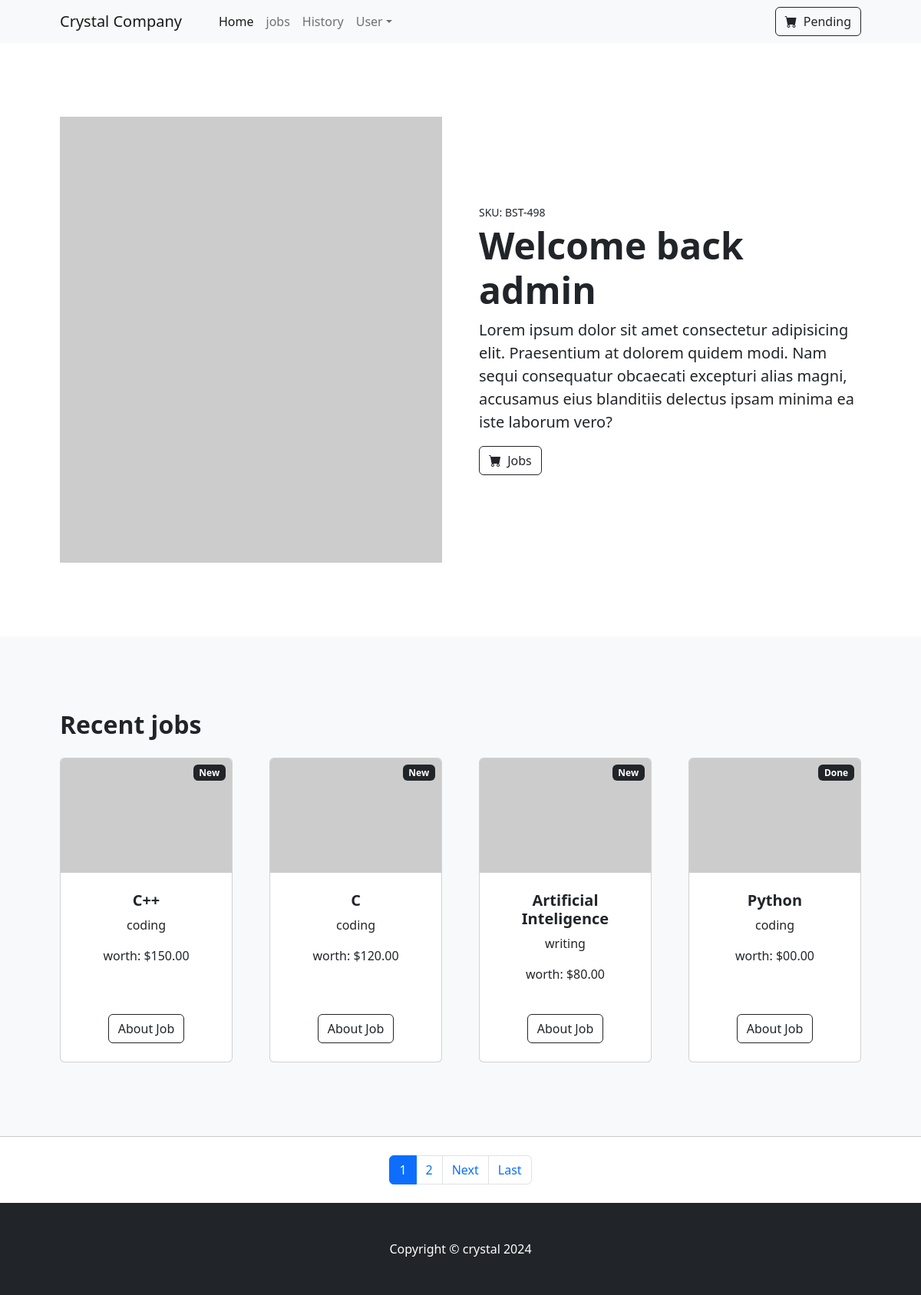
The app's page / (signed in) with its own data.
### users/models.py (models this page shows, shortened)
class Jobs(models.Model):
    name = models.CharField(max_length = 50)
    description = models.TextField()
    due = models.DateTimeField()
    worth = models.CharField(max_length = 50, default="$00.00")
    cartegory = models.CharField(max_length = 50, default = "coding")
    status = models.BooleanField(default = False)
    author = models.ForeignKey(User, on_delete = models.CASCADE)
    class Meta:
        ordering = [ 'status' ]

### index/views.py (the view)
# urls.py: path("", IndexView.home.as_view(), name = "home"),
class home(LoginRequiredMixin, ListView):
    model = Jobs
    template_name = 'index/home.html'
    context_object_name = "home_jobs"
    paginate_by = 4

### index/templates/index/home.html (shortened to what this page needs)
{% extends "index/base.html" %}
{% block body %}
    <section class="py-5">
        <div class="container px-4 px-lg-5 my-5">
            <div class="row gx-4 gx-lg-5 align-items-center">
                <div class="col-md-6"><img class="card-img-top mb-5 mb-md-0" src="https://dummyimage.com/600x700/dee2e6/6c757d.jpg" alt="..." /></div>
                <div class="col-md-6">
                    <div class="small mb-1">SKU: BST-498</div>
                    <h1 class="display-5 fw-bolder">Welcome back {{ request.user.username }}</h1>
                    <p class="lead">Lorem ipsum dolor sit amet consectetur adipisicing elit. Praesentium at dolorem quidem modi. Nam sequi consequatur obcaecati excepturi alias magni, accusamus eius blanditiis delectus ipsam minima ea iste laborum vero?</p>
                    <div class="d-flex">
                        <a href = "{% url "all_jobs" %}">
                            <button class="btn btn-outline-dark flex-shrink-0" type="button">
                                <i class="bi-cart-fill me-1"></i>
                                Jobs
                            </button>
                        </a>
                    </div>
                </div>
            </div>
        </div>
    </section>
<section class="py-5 bg-light">
    <div class="container px-4 px-lg-5 mt-5">
        <h2 class="fw-bolder mb-4">Recent jobs</h2>
        <div class="row gx-4 gx-lg-5 row-cols-2 row-cols-md-3 row-cols-xl-4 justify-content-center">
            {% for job in home_jobs %}
            <div class="col mb-5">
                <div class="card h-100">
                    {% if job.status %}
                        <div class="badge bg-dark text-white position-absolute" style="top: 0.5rem; right: 0.5rem">Done</div>
                    {% else %}
                        <div class="badge bg-dark text-white position-absolute" style="top: 0.5rem; right: 0.5rem">New</div>
                    {% endif %}
                    <img class="card-img-top" src="https://dummyimage.com/450x300/dee2e6/6c757d.jpg" alt="..." />
                    <div class="card-body p-4">
                        <div class="text-center">
                            <h5 class="fw-bolder">{{ job.name }}</h5>
                            <p>{{ job.cartegory }}</p>
                            <p>worth: {{ job.worth }}</p>
                        </div>
                    </div>
                    <div class="card-footer p-4 pt-0 border-top-0 bg-transparent">
                        <div class="text-center"><a class="btn btn-outline-dark mt-auto" href="{% url 'jobs_spec' job.pk%}">About Job</a></div>
                    </div>
                </div>
            </div>
            {% endfor %}
        </div>
    </div>
</section>
<nav aria-label="Pagination">
    <hr class="my-0" />
    <ul class="pagination justify-content-center my-4">
        {% for num in page_obj.paginator.page_range %}
          {% if page_obj.number == num %}
            <li class="page-item active"><span class="page-link">{{ num }}</span></li>
          {% else %}
            <li class="page-item"><a class="page-link" href="?page={{ num }}">{{ num }}</a></li>
          {% endif %}
        {% endfor %}
        {% if page_obj.has_next %}
          <li class="page-item"><a class="page-link" href="?page={{ page_obj.next_page_number }}">Next</a></li>
          <li class="page-item"><a class="page-link" href="?page={{ page_obj.paginator.num_pages }}">Last</a></li>
        {% endif %}
      </ul>
</nav>
{% endblock body %}

### index/templates/index/base.html (shortened to what this page needs)
{% load static %}
<!DOCTYPE html>
<html lang="en">
    <head>
        <link href="https://cdn.jsdelivr.net/npm/bootstrap-icons@1.5.0/font/bootstrap-icons.css" rel="stylesheet" />
        <link href="{% static "css/styles.css" %}" rel="stylesheet" />
    </head>
    <body>
        <nav class="navbar navbar-expand-lg navbar-light bg-light">
            <div class="container px-4 px-lg-5">
                <a class="navbar-brand" href="{% url "home" %}">Crystal Company</a>
                <div class="collapse navbar-collapse" id="navbarSupportedContent">
                    <ul class="navbar-nav me-auto mb-2 mb-lg-0 ms-lg-4">
                        <li class="nav-item"><a class="nav-link active" aria-current="page" href="{% url "home" %}">Home</a></li>
                        <li class="nav-item"><a class="nav-link" href="{% url "all_jobs" %}">jobs</a></li>
                        <li class="nav-item"><a class="nav-link" href="{% url "history" %}">History</a></li>
                        <li class="nav-item dropdown">
                            <a class="nav-link dropdown-toggle" id="navbarDropdown" href="#" role="button" data-bs-toggle="dropdown" aria-expanded="false">User</a>
                        </li>
                    </ul>
                    <form class="d-flex">
                        <button class="btn btn-outline-dark" type="button">
                            <i class="bi-cart-fill me-1"></i>
                            Pending
                        </button>
                    </form>
                </div>
            </div>
        </nav>
        {% block body %}{% endblock body %}
        <footer class="py-5 bg-dark">
            <div class="container"><p class="m-0 text-center text-white">Copyright &copy; crystal 2024</p></div>
        </footer>
    </body>
</html>

### records on screen
Jobs: status "New", name "C++", cartegory "coding", worth "$150.00"
Jobs: status "New", name "C", cartegory "coding", worth "$120.00"
Jobs: status "New", name "Artificial Inteligence", cartegory "writing", worth "$80.00"
Jobs: status "Done", name "Python", cartegory "coding", worth "$00.00"

### other values on screen
{{ request.user.username }} "admin"
{{ num }} "1"
{{ num }} "2"
